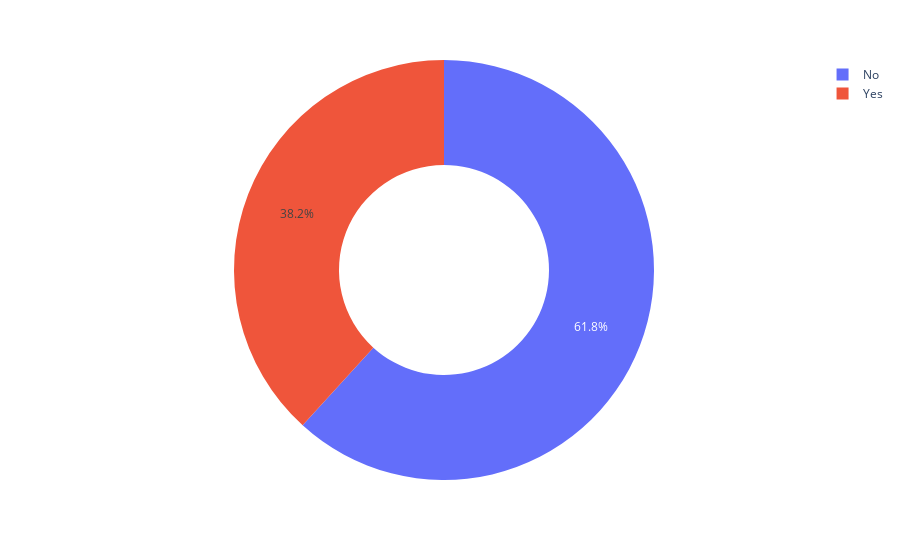

Write notebook code for a chart like this one.
### Code cell
figure = px.pie(data,values="tip",names="smoker",hole=0.5)
figure.show()
print(data['smoker'].value_counts())
""" 
        Conclusion:
                Non-Smoker give more tip then smoker people
"""

### Figure 1 — Plotly figure (JSON) as saved in the notebook; plotly's stock layout.template omitted (floating-point values rounded to 4 significant figures; data arrays with more than 128 entries replaced by an {"elided": "..."} marker saying what was removed)
{"data": [{"domain": {"x": [0, 1], "y": [0, 1]}, "hole": 0.5, "hovertemplate": "smoker=%{label}<br>tip=%{value}<extra></extra>", "labels": {"elided": "244 str values"}, "legendgroup": "", "name": "", "showlegend": true, "type": "pie", "values": {"elided": "244 float values"}}], "layout": {"legend": {"tracegroupgap": 0}, "margin": {"t": 60}}}
